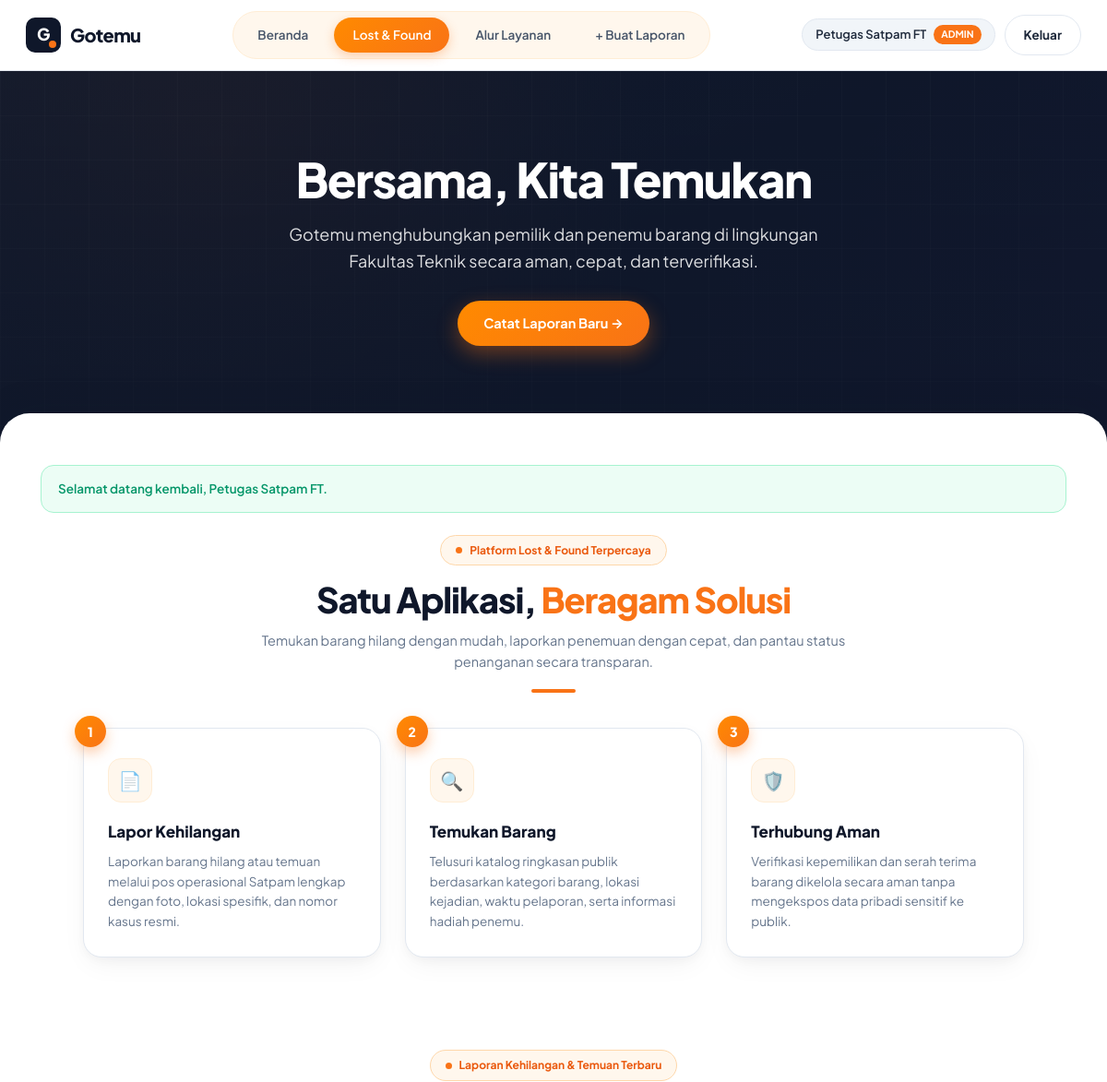
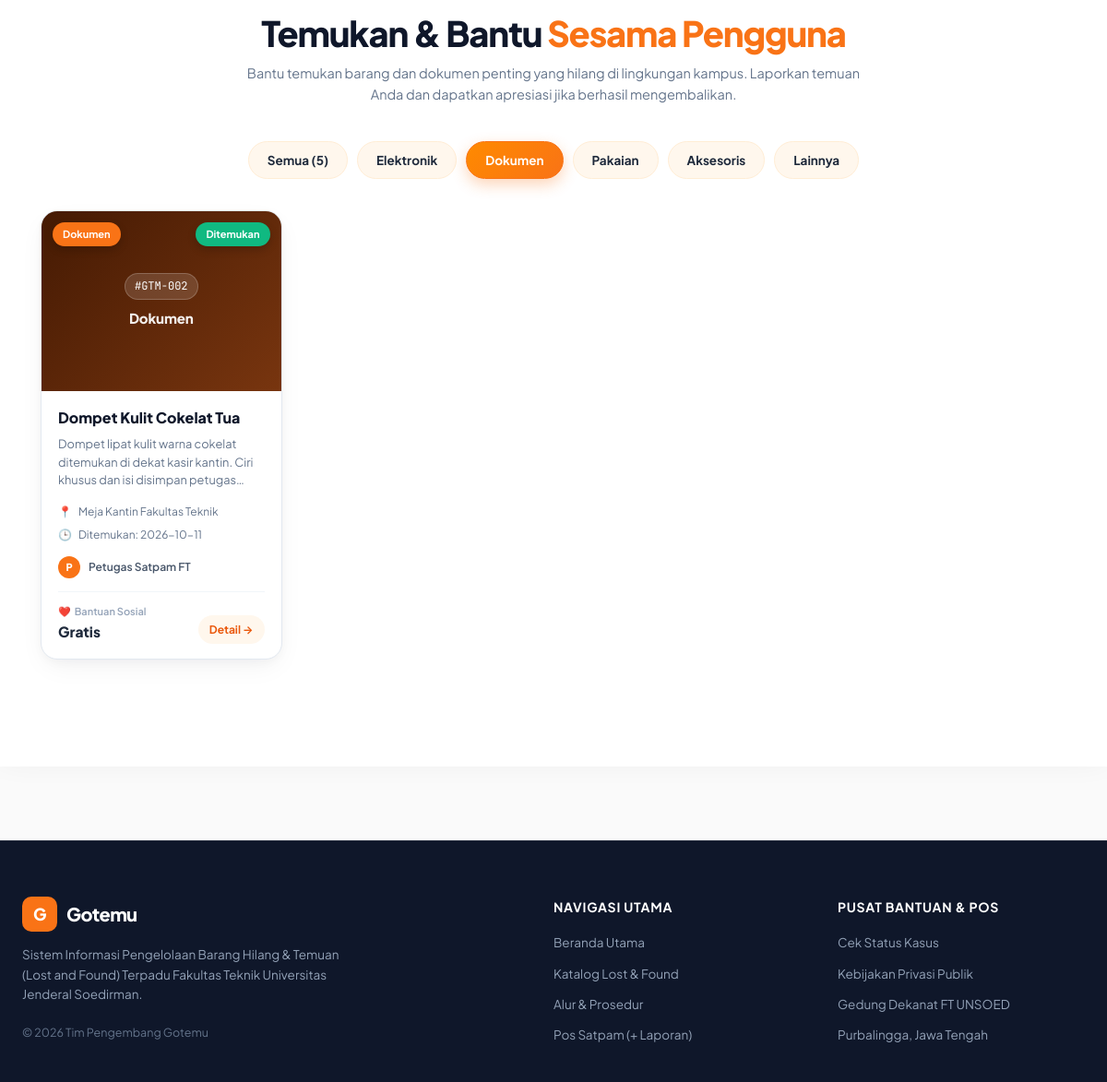
/daftar.php?kat=Dokumen (signed in), run on the app's committed database (2 pictures, top to bottom).
### tables this page shows
CREATE TABLE pengguna (
  id INT UNSIGNED AUTO_INCREMENT PRIMARY KEY,
  username VARCHAR(30) NOT NULL UNIQUE,
  nama VARCHAR(100) NOT NULL,
  peran ENUM('admin','anggota') NOT NULL DEFAULT 'anggota',
  hash_sandi VARCHAR(255) NOT NULL,
  dibuat_pada DATETIME NOT NULL DEFAULT CURRENT_TIMESTAMP
);

CREATE TABLE kasus_barang (
  id INT UNSIGNED AUTO_INCREMENT PRIMARY KEY,
  pengguna_id INT UNSIGNED NOT NULL,
  nama_barang VARCHAR(150) NOT NULL,
  kategori ENUM('Elektronik','Dokumen','Pakaian','Aksesoris','Lainnya') NOT NULL,
  status ENUM('Hilang','Ditemukan') NOT NULL,
  lokasi VARCHAR(150) NOT NULL,
  deskripsi VARCHAR(2000) NOT NULL,
  imbalan INT UNSIGNED NOT NULL DEFAULT 0,
  foto_barang VARCHAR(255) DEFAULT NULL,
  label_penyimpanan VARCHAR(50) NOT NULL DEFAULT '-',
  status_penanganan ENUM('Diterima','Dalam Penanganan','Dalam Verifikasi','Diserahterimakan','Ditutup') NOT NULL DEFAULT 'Diterima',
  tanggal_kejadian DATE NOT NULL,
  dibuat_pada DATETIME NOT NULL DEFAULT CURRENT_TIMESTAMP,
  FOREIGN KEY (pengguna_id) REFERENCES pengguna (id)
);

### sesi.php (called while the page is built, shortened)
<?php
function e(?string $teks): string
{
    return htmlspecialchars($teks ?? '', ENT_QUOTES, 'UTF-8');
}
function ambilFlash(): ?string
{
    $pesan = $_SESSION['flash'] ?? null;
    return $pesan;
}
function penggunaAktif(): ?array
{
    return [
        'id'       => $_SESSION['id'],
        'username' => $_SESSION['username'],
        'nama'     => $_SESSION['nama'],
        'peran'    => $_SESSION['peran'],
    ];
}

### daftar.php (the view, shortened to what this page needs)
<?php
require_once __DIR__ . '/sesi.php';
require_once __DIR__ . '/koneksi.php';
$pengguna = penggunaAktif();
$pesan    = ambilFlash();
try {
    $sql = 'SELECT k.id, k.nama_barang, k.kategori, k.status, k.lokasi,
                   k.deskripsi, k.imbalan, k.foto_barang, k.status_penanganan,
                   k.tanggal_kejadian, k.dibuat_pada,
                   u.nama AS pencatat
            FROM kasus_barang AS k
            JOIN pengguna AS u ON u.id = k.pengguna_id
            ORDER BY k.dibuat_pada DESC, k.id DESC';
    $daftar = $db->query($sql)->fetch_all(MYSQLI_ASSOC);
} catch (mysqli_sql_exception $ex) {
    error_log('[Read Daftar Gagal] ' . $ex->getMessage());
    http_response_code(500);
    exit('Maaf, data kasus barang belum dapat ditampilkan saat ini.');
}
$filterKategori = $_GET['kat'] ?? 'Semua';
$sedangFilter   = isset($_GET['kat']);
?>
<!DOCTYPE html>
<html lang="id">
<head>
    <link rel="stylesheet" href="style.css">
</head>
<body>
    <header class="topbar">
        <div class="topbar-inner">
            <a href="daftar.php" class="brand">
                <span class="brand-logo">G</span>
                <span>Gotemu</span>
            </a>
            <nav class="nav-pills" id="mainNav">
                <a href="daftar.php" data-nav="beranda" class="nav-pill-item <?= !$sedangFilter ? 'active' : '' ?>">Beranda</a>
                <a href="#katalog" data-nav="katalog" class="nav-pill-item <?= $sedangFilter ? 'active' : '' ?>">Lost &amp; Found</a>
                <a href="#solusi" data-nav="solusi" class="nav-pill-item">Alur Layanan</a>
                <?php if ($pengguna['peran'] === 'admin'): ?>
                    <a href="tambah.php" class="nav-pill-item">+ Buat Laporan</a>
                <?php endif; ?>
            </nav>
            <div class="user-actions">
                <span class="user-badge">
                    <?= e($pengguna['nama']) ?>
                    <span class="role-tag"><?= e($pengguna['peran']) ?></span>
                </span>
                <a href="logout.php" class="btn btn-secondary">Keluar</a>
            </div>
        </div>
    </header>
    <section class="hero-banner">
        <video class="hero-video" autoplay loop muted playsinline preload="auto">
            <source src="hero.mp4" type="video/mp4">
        </video>
        <div class="hero-overlay"></div>
        <div class="hero-content">
            <h1 class="hero-title">Bersama, Kita Temukan</h1>
            <p class="hero-subtitle">
                Gotemu menghubungkan pemilik dan penemu barang di lingkungan Fakultas Teknik secara aman, cepat, dan terverifikasi.
            </p>
            <?php if ($pengguna['peran'] === 'admin'): ?>
                <a href="tambah.php" class="btn-orange-pill">Catat Laporan Baru &rarr;</a>
            <?php else: ?>
                <a href="#katalog" class="btn-orange-pill" id="btnJelajah">Jelajahi Katalog Barang &rarr;</a>
            <?php endif; ?>
        </div>
    </section>
    <div class="main-sheet">
        <div class="container">
            <?php if ($pesan !== null): ?>
                <div class="alert alert-success"><?= e($pesan) ?></div>
            <?php endif; ?>
            <section id="solusi" style="margin-bottom: 56px;">
                <div class="section-head">
                    <span class="eyebrow-pill">Platform Lost &amp; Found Terpercaya</span>
                    <h2 class="section-title">Satu Aplikasi, <span class="text-orange">Beragam Solusi</span></h2>
                    <p class="section-subtitle">
                        Temukan barang hilang dengan mudah, laporkan penemuan dengan cepat, dan pantau status penanganan secara transparan.
                    </p>
                    <div class="section-divider"></div>
                </div>
                <div class="steps-grid">
                    <div class="step-card">
                        <span class="step-num">1</span>
                        <div class="step-icon">📄</div>
                        <h3 class="step-title">Lapor Kehilangan</h3>
                        <p class="step-desc">
                            Laporkan barang hilang atau temuan melalui pos operasional Satpam lengkap dengan foto, lokasi spesifik, dan nomor kasus resmi.
                        </p>
                    </div>
                    <div class="step-card">
                        <span class="step-num">2</span>
                        <div class="step-icon">🔍</div>
                        <h3 class="step-title">Temukan Barang</h3>
                        <p class="step-desc">
                            Telusuri katalog ringkasan publik berdasarkan kategori barang, lokasi kejadian, waktu pelaporan, serta informasi hadiah penemu.
                        </p>
                    </div>
                    <div class="step-card">
                        <span class="step-num">3</span>
                        <div class="step-icon">🛡️</div>
                        <h3 class="step-title">Terhubung Aman</h3>
                        <p class="step-desc">
                            Verifikasi kepemilikan dan serah terima barang dikelola secara aman tanpa mengekspos data pribadi sensitif ke publik.
                        </p>
                    </div>
                </div>
            </section>
            <section id="katalog" class="catalog-section">
                <div class="section-head">
                    <span class="eyebrow-pill">Laporan Kehilangan &amp; Temuan Terbaru</span>
                    <h2 class="section-title">Temukan &amp; Bantu <span class="text-orange">Sesama Pengguna</span></h2>
                    <p class="section-subtitle">
                        Bantu temukan barang dan dokumen penting yang hilang di lingkungan kampus. Laporkan temuan Anda dan dapatkan apresiasi jika berhasil mengembalikan.
                    </p>
                </div>
                <div class="category-Variable-pills">
                    <a href="daftar.php?kat=Semua#katalog" class="cat-pill <?= $filterKategori === 'Semua' ? 'active' : '' ?>">Semua (<?= count($daftar) ?>)</a>
                    <?php foreach (DAFTAR_KATEGORI as $kat): ?>
                        <a href="daftar.php?kat=<?= urlencode($kat) ?>#katalog" class="cat-pill <?= $filterKategori === $kat ? 'active' : '' ?>">
                            <?= e($kat) ?>
                        </a>
                    <?php endforeach; ?>
                </div>
                <div class="catalog-grid">
                    <?php
                    foreach ($daftar as $baris):
                        if ($filterKategori !== 'Semua' && $baris['kategori'] !== $filterKategori) {
                            continue;
                        }
                        $kodeKasus  = '#GTM-' . str_pad((string) (int) $baris['id'], 3, '0', STR_PAD_LEFT);
                        $inisial    = mb_strtoupper(mb_substr($baris['pencatat'], 0, 1));
                        $adaImbalan = ((int) $baris['imbalan'] > 0);
                        $kelasKat   = 'kat-' . strtolower($baris['kategori']);
                    ?>
                        <a href="detail.php?id=<?= (int) $baris['id'] ?>" class="item-card">
                            <div class="card-media">
                                <?php if (!empty($baris['foto_barang']) && file_exists(__DIR__ . '/' . $baris['foto_barang'])): ?>
                                    <img src="<?= e($baris['foto_barang']) ?>" alt="<?= e($baris['nama_barang']) ?>">
                                <?php else: ?>
                                    <div class="card-visual-fallback <?= e($kelasKat) ?>">
                                        <span class="fallback-code"><?= e($kodeKasus) ?></span>
                                        <span class="fallback-cat"><?= e($baris['kategori']) ?></span>
                                    </div>
                                <?php endif; ?>
                                <span class="pill-top-left"><?= e($baris['kategori']) ?></span>
                                <span class="pill-top-right <?= $baris['status'] === 'Ditemukan' ? 'status-ditemukan' : 'status-hilang' ?>">
                                    <?= e($baris['status']) ?>
                                </span>
                            </div>
                            <div class="card-body">
                                <h3 class="card-title"><?= e($baris['nama_barang']) ?></h3>
                                <p class="card-desc"><?= e($baris['deskripsi']) ?></p>
                                <div class="card-meta-list">
                                    <div class="card-meta-item">
                                        <span class="meta-icon">📍</span>
                                        <span><?= e($baris['lokasi']) ?></span>
                                    </div>
                                    <div class="card-meta-item">
                                        <span class="meta-icon">🕒</span>
                                        <span><?= e($baris['status']) ?>: <?= e($baris['tanggal_kejadian']) ?></span>
                                    </div>
                                </div>
                                <div class="card-author">
                                    <span class="author-avatar"><?= e($inisial) ?></span>
                                    <span class="author-name"><?= e($baris['pencatat']) ?></span>
                                </div>
                                <div class="card-footer">
                                    <div>
                                        <?php if ($adaImbalan): ?>
                                            <div class="reward-type"><span class="gift">🎁</span> Hadiah</div>
                                            <div class="reward-amount is-paid"><?= e(formatRupiah((int) $baris['imbalan'])) ?></div>
                                        <?php else: ?>
                                            <div class="reward-type"><span class="heart">❤️</span> Bantuan Sosial</div>
                                            <div class="reward-amount">Gratis</div>
                                        <?php endif; ?>
                                    </div>
                                    <span class="card-detail-btn">Detail &rarr;</span>
                                </div>
                            </div>
                        </a>
                    <?php endforeach; ?>
                </div>
            </section>
        </div>
    </div>
    <footer class="site-footer">
        <div class="footer-inner">
            <div class="footer-col brand-col">
                <div class="brand">
                    <span class="brand-logo">G</span>
                    <span>Gotemu</span>
                </div>
                <p class="footer-desc">
                    Sistem Informasi Pengelolaan Barang Hilang &amp; Temuan (Lost and Found) Terpadu Fakultas Teknik Universitas Jenderal Soedirman.
                </p>
                <p class="footer-copyright">
                    &copy; 2026 Tim Pengembang Gotemu
                </p>
            </div>
            <div class="footer-col">
                <h4 class="footer-heading">Navigasi Utama</h4>
                <ul class="footer-links">
                    <li><a href="daftar.php">Beranda Utama</a></li>
                    <li><a href="#katalog">Katalog Lost &amp; Found</a></li>
                    <li><a href="#solusi">Alur &amp; Prosedur</a></li>
                    <?php if ($pengguna['peran'] === 'admin'): ?>
                        <li><a href="tambah.php">Pos Satpam (+ Laporan)</a></li>
                    <?php endif; ?>
                </ul>
            </div>
            <div class="footer-col">
                <h4 class="footer-heading">Pusat Bantuan &amp; Pos</h4>
                <ul class="footer-links">
                    <li><a href="#katalog">Cek Status Kasus</a></li>
                    <li><a href="#solusi">Kebijakan Privasi Publik</a></li>
                    <li><span style="color: #94a3b8; font-size: 13.5px;">Gedung Dekanat FT UNSOED</span></li>
                    <li><span style="color: #94a3b8; font-size: 13.5px;">Purbalingga, Jawa Tengah</span></li>
                </ul>
            </div>
        </div>
    </footer>
</body>
</html>

### data on the page
pengguna: nama "Petugas Satpam FT"
kasus_barang: id "#GTM-002", kategori "Dokumen", status "Ditemukan", nama_barang "Dompet Kulit Cokelat Tua", deskripsi "Dompet lipat kulit warna cokelat ditemukan di dekat kasir kantin. Ciri khusus dan isi disimpan…", lokasi "Meja Kantin Fakultas Teknik", tanggal_kejadian "2026-10-11", pengguna.nama "P", pengguna.nama "Petugas Satpam FT", imbalan "Bantuan Sosial"

### other printed values
$pengguna['peran'] "ADMIN"
$pesan "Selamat datang kembali, Petugas Satpam FT."
count($daftar) "5"
$kat "Elektronik"
$kat "Dokumen"
$kat "Pakaian"
$kat "Aksesoris"
$kat "Lainnya"
